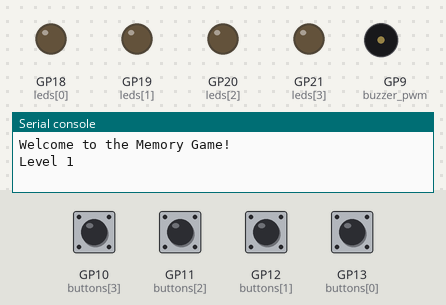
This program was run on a simulated Raspberry Pi Pico running MicroPython. On the bench: output pins drawn as LEDs (lit = HIGH), buzzer (waves = sounding), the last lines printed to the serial console. Dashed ring = blinking. The inputs (shaded band) are chosen by the test bench; at power-on: GP10 (buttons[3]), GP11 (buttons[2]), GP12 (buttons[1]), GP13 (buttons[0]) HIGH. Random numbers come from a fixed seed.

Above: at 2.6 s.
2.7 s: GP10 (buttons[3]) pulled LOW for 0.15 s
At 3.2 s:
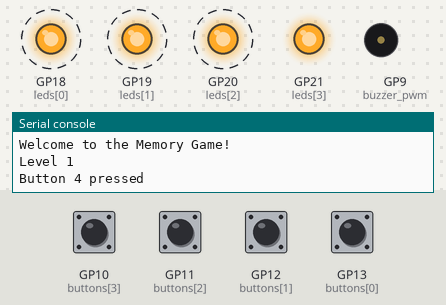
5.7 s: GP10 (buttons[3]) pulled LOW for 1 s
At 8.2 s:
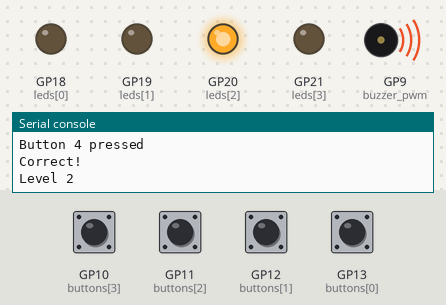
9.7 s: GP12 (buttons[1]) pulled LOW for 0.15 s
At 10.2 s:
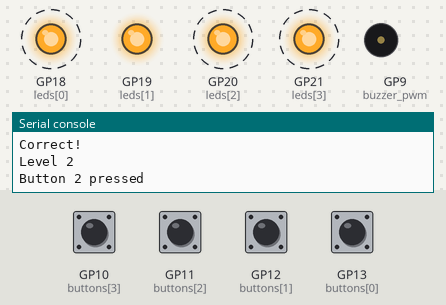
12.7 s: GP12 (buttons[1]) pulled LOW for 1 s
At 13.4 s:
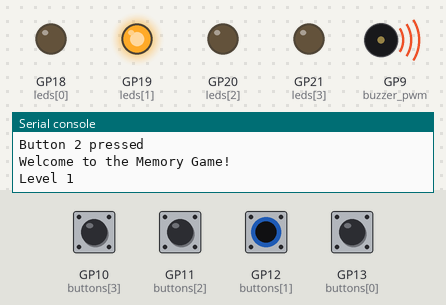
Timing chart, 0 to 18.2 s (numbered marks = the images above; inputs shaded):
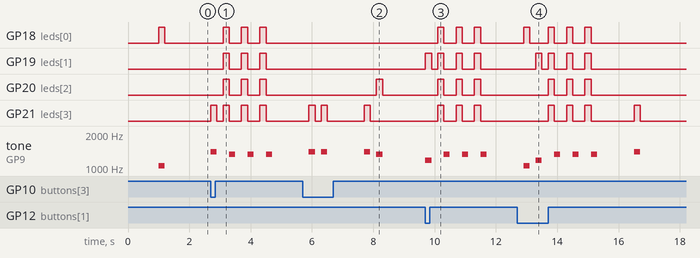

The program:

3.6_memory_game.py
```python
import machine
import utime
import urandom

# Define GPIO pins for buttons, LEDs, and buzzer
button_pins = [13, 12, 11, 10] # Assign the pins at your own convenience
led_pins = [18, 19, 20, 21]
buzzer_pin = 9

# Define button objects
buttons = [machine.Pin(pin, machine.Pin.IN, machine.Pin.PULL_UP) for pin in button_pins]

# Define LED objects and turn them off
leds = [machine.Pin(pin, machine.Pin.OUT) for pin in led_pins]
for led in leds:
    led.off()

# Define the GPIO pin connected to the buzzer
buzzer_pwm = machine.Pin(buzzer_pin, machine.Pin.OUT)

# Create a PWM object for the buzzer
buzzer = machine.PWM(buzzer_pwm)

# Constants
tones = [1047, 1175, 1319, 1397]

def play_led(led):
    led.on()
    utime.sleep(0.2)
    led.off()


def play_tone(tone):
    # Set the desired frequency and duty cycle
    duty_cycle = 1500  # Set volume (0~65535)
    buzzer.freq(tone)
    buzzer.duty_u16(duty_cycle)

    # Play the tone for 2 seconds
    utime.sleep(0.2)

    # Turn off the PWM to stop the sound
    buzzer.duty_u16(0)

def you_win():
    for i in range(4):
        play_led(leds[i])

    # Setup melody, True to add a cadence
    melody = [
        (tones[0], False),
        (tones[1], False),
        (tones[2], True),
        (tones[2], True),
        (tones[2], True),
        (tones[2], False),
        (tones[3], False),
        (tones[1], True),
        (tones[1], True),
        (tones[1], True),
        (tones[1], False),
        (tones[2], False),
        (tones[0], True),
        (tones[0], True),
        (tones[0], True),
    ]

    # Play melody
    for tone, pause in melody:
        play_tone(tone)
        if pause:
            utime.sleep(0.2)

    # Restart the game
    setup()
    loop()

def you_lost():
    for i in range(3):
        for led in leds:
            led.on()
        # Delay to keep all LEDs on for a certain duration (adjust as needed)
        utime.sleep(0.2)
        for led in leds:
            led.off()
        play_tone(tones[2])
        utime.sleep(0.2)

    # Restart the game
    setup()
    loop()

def setup():
    urandom.seed(utime.ticks_us())
    for led in leds:
        led.off()
    print("Welcome to the Memory Game!")

def loop():

    # Start a new game
    current_level = 1
    button_sequence = []

    button_sequence.append(urandom.randint(0, 3))

    while current_level <= 10:  # Adjust the number of levels as needed
        print("Level", current_level)
        utime.sleep(1)

        # Show the sequence to the user
        for button_num in button_sequence:
            leds[button_num].on()
            play_tone(tones[button_num])
            leds[button_num].off()
            utime.sleep(0.2)

        # Get user input
        user_sequence = []
        button_states = [0] * len(buttons)
        for _ in range(current_level):
            while True:
                for i, button in enumerate(buttons):
                    current_state = button.value()
                    if current_state == button_states[i]:
                        leds[i].on()
                        play_tone(tones[i])
                        leds[i].off()
                        user_sequence.append(i)
                        print("Button " + str(i+1) + " pressed")
                        utime.sleep(0.2)  # Debounce the button with a small delay

                        # Check for a loss immediately after the user press
                        if user_sequence[-1] != button_sequence[len(user_sequence) - 1]:
                            you_lost()
                            print("Wrong! You Lost.")
                            return  # Exit the game loop
                        break

                if len(user_sequence) == current_level:
                    break

        if current_level == len(user_sequence):
            print("Correct!")
            current_level += 1
            button_sequence.append(urandom.randint(0, 3))

    if current_level > 10:
        you_win()
        print("You Won!")

if __name__ == "__main__":
    setup()
    loop()
```

Measured:
- after the input at 2.7 s, GP18 (leds[0]), GP19 (leds[1]): alternates HIGH for 0.20 s and LOW for 0.40 s, 6 changes in all, then stays LOW, starting after 0.40 s
- after the input at 5.7 s, GP20 (leds[2]): LOW → HIGH after 2.4 s, → LOW 0.20 s later
- after the input at 9.7 s, GP18 (leds[0]): alternates HIGH for 0.20 s and LOW for 0.40 s, 6 changes in all, then stays LOW, starting after 0.40 s; GP19 (leds[1]): LOW → HIGH at once, → LOW 0.20 s later, → HIGH 0.20 s later, → LOW 0.20 s later, … (8 changes in this stretch)
- after the input at 12.7 s, GP19 (leds[1]): LOW → HIGH after 0.60 s, → LOW 0.20 s later, → HIGH 0.20 s later, → LOW 0.20 s later, … (8 changes in this stretch); GP20 (leds[2]): alternates HIGH for 0.20 s and LOW for 0.40 s, 6 changes in all, then stays LOW, starting after 1.0 s
